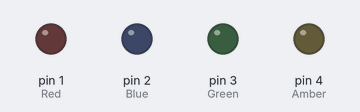
The sketch below on a simulated Arduino Uno, built with avr-gcc and run on an emulated ATmega328P. Parts: output pins drawn as LEDs (lit = HIGH).

Above: at 1.6 s.
At 5.15 s:
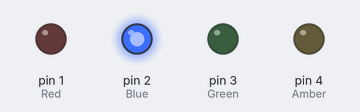
At 9.0 s:
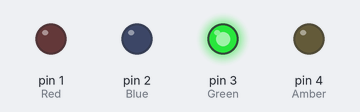
At 15.7 s:
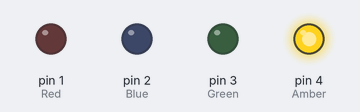
At 18.7 s:
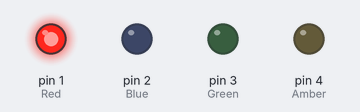
Timing chart, 0 to 19.1 s (numbered marks = the images above):
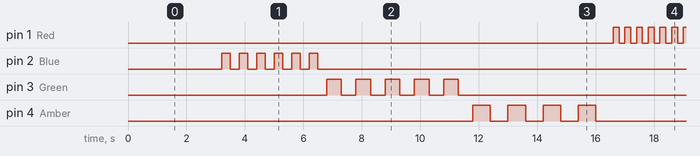

The sketch:

Main.ino
```cpp
int Red=1;
int Blue=2;
int Green=3;
int Amber=4;

void setup(){
/* pinMode(Amber,OUTPUT);
 pinMode(Green,OUTPUT);
 pinMode(Blue,OUTPUT);
 pinMode(Red,OUTPUT);*/

}

void loop(){
  /*for(int r=0;r<=4;r++){
   digitalWrite(Amber,HIGH);
   delay(600);
   digitalWrite(Amber,LOW);
   delay(600);
  }
  for(int j=1;j<=5;j++){
    digitalWrite(Green,HIGH);
    delay(500);
    digitalWrite(Green,LOW);
    delay(500);
  }
  for(int k=1;k<=6;k++){
    digitalWrite(Blue,HIGH);
    delay(300);
    digitalWrite(Blue,LOW);
    delay(300);
  }
  int g=1;
  while (g<=7);
  {digitalWrite(Red,HIGH);
    delay(200);
    digitalWrite(Red,LOW);
    delay(200);
    g++;
    } */
 RED();
 BLUE();
 GREEN();
 AMBER();
}
```

AMBER.ino
```cpp
 void AMBER(){
  for(int r=1;r<=4;r++){
   digitalWrite(Amber,HIGH);
   delay(600);
   digitalWrite(Amber,LOW);
   delay(600);
  }
 }
```

BLUE.ino
```cpp
void BLUE(){

 for(int k=1;k<=6;k++){
    digitalWrite(Blue,HIGH);
    delay(300);
    digitalWrite(Blue,LOW);
    delay(300);
  }
}
```

GREEN.ino
```cpp
void GREEN(){

  for(int j=1;j<=5;j++){
    digitalWrite(Green,HIGH);
    delay(500);
    digitalWrite(Green,LOW);
    delay(500);
}
}
```

RED.ino
```cpp
void RED(){

     int g=0;
     while (g<=7)
     {digitalWrite(Red,HIGH);
     delay(200);
     digitalWrite(Red,LOW);
     delay(200);
     g++;
     }
```

SETUP.ino
```cpp
void SETUP();{
  pinMode(Red, OUTPUT);
  pinMode(Blue, OUTPUT);
  pinMode(Green, OUTPUT);
  pinMode(Amber, OUTPUT);

}
}
```

Measured:
- by itself, pin 1 (Red): goes 7 × (HIGH 0.20 s, LOW 0.20 s), HIGH 0.20 s, LOW 13.6 s, 7 × (HIGH 0.20 s, LOW 0.20 s), HIGH 0.20 s, then LOW
- by itself, pin 2 (Blue): repeats every 16.6 s: 5 × (LOW 0.30 s, HIGH 0.30 s), LOW 13.3 s, HIGH 0.30 s
- by itself, pin 3 (Green): goes 4 × (HIGH 0.50 s, LOW 0.50 s), HIGH 0.50 s, LOW 12.1 s, 4 × (HIGH 0.50 s, LOW 0.50 s), HIGH 0.50 s, then LOW
- by itself, pin 4 (Amber): goes 3 × (HIGH 0.60 s, LOW 0.60 s), HIGH 0.60 s, LOW 12.4 s, 3 × (HIGH 0.60 s, LOW 0.60 s), HIGH 0.60 s, then LOW
